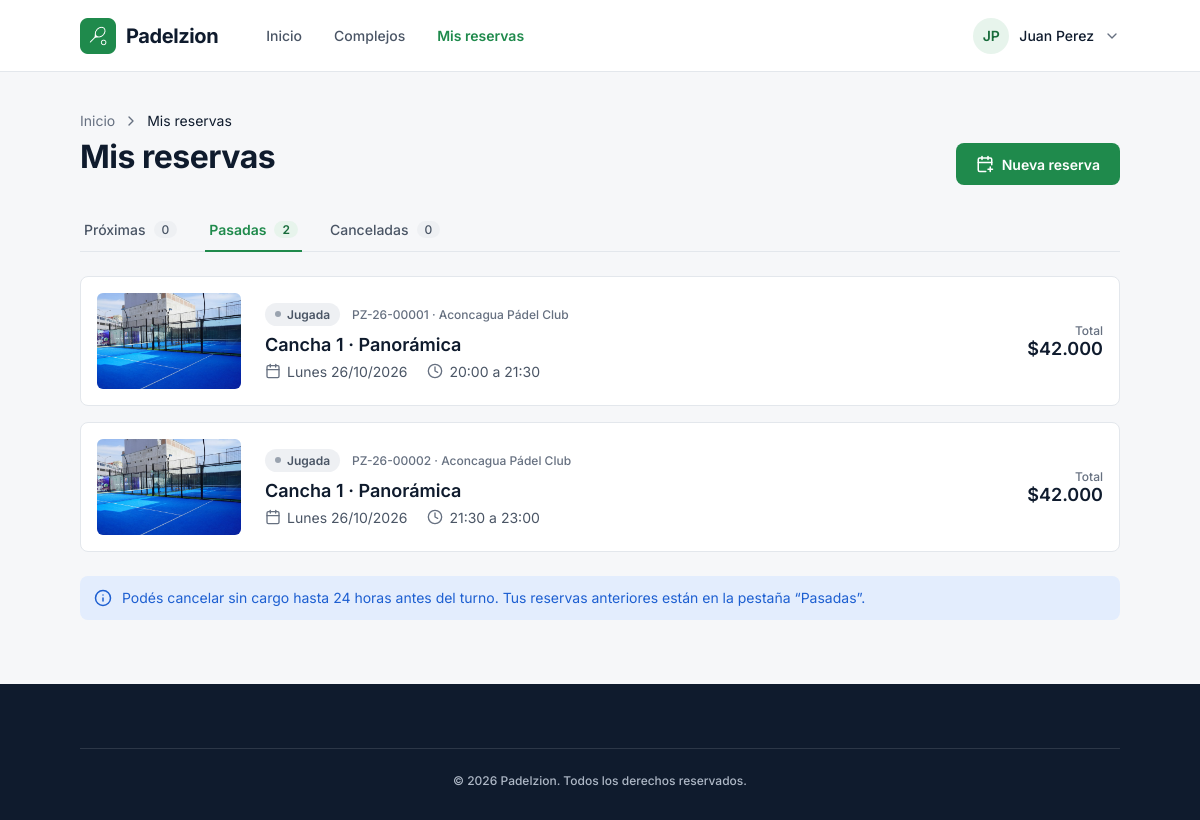
Page /mis-reservas.php?tab=pasadas (signed in) on the committed database.
### tables this page shows
CREATE TABLE IF NOT EXISTS reservas (
  id INT AUTO_INCREMENT PRIMARY KEY,
  usuario_id INT NOT NULL,
  cancha_id INT NOT NULL,
  fecha DATE NOT NULL,
  hora VARCHAR(5) NOT NULL,
  total INT NOT NULL,
  estado VARCHAR(20) NOT NULL DEFAULT 'confirmada',
  creada DATETIME NOT NULL DEFAULT CURRENT_TIMESTAMP,
  FOREIGN KEY (usuario_id) REFERENCES usuarios(id),
  FOREIGN KEY (cancha_id) REFERENCES canchas(id)
);

CREATE TABLE IF NOT EXISTS imagenes (
  id INT AUTO_INCREMENT PRIMARY KEY,
  complejo_id INT NOT NULL,
  archivo VARCHAR(100) NOT NULL,
  portada TINYINT(1) NOT NULL DEFAULT 0,
  FOREIGN KEY (complejo_id) REFERENCES complejos(id)
);

CREATE TABLE IF NOT EXISTS complejos (
  id INT AUTO_INCREMENT PRIMARY KEY,
  nombre VARCHAR(100) NOT NULL,
  zona VARCHAR(50) NOT NULL,
  direccion VARCHAR(150) NOT NULL,
  descripcion TEXT NOT NULL,
  cantidad_canchas INT NOT NULL,
  puntaje DECIMAL(2,1) NOT NULL,
  opiniones INT NOT NULL,
  precio_desde INT NOT NULL
);

CREATE TABLE IF NOT EXISTS canchas (
  id INT AUTO_INCREMENT PRIMARY KEY,
  complejo_id INT NOT NULL,
  nombre VARCHAR(50) NOT NULL,
  tipo VARCHAR(20) NOT NULL,
  cobertura VARCHAR(20) NOT NULL,
  precio_dia INT NOT NULL,
  precio_noche INT NOT NULL,
  imagen VARCHAR(100) NOT NULL,
  FOREIGN KEY (complejo_id) REFERENCES complejos(id)
);

### includes/fechas.php (called while the page is built, shortened)
<?php
$dias = ["Domingo", "Lunes", "Martes", "Miércoles", "Jueves", "Viernes", "Sábado"];
?>

### includes/card-reserva.php (the view, shortened to what this page needs)
<?php
$fechaReserva = strtotime($reserva["fecha"]);
$horaFin = date("H:i", strtotime($reserva["hora"]) + 90 * 60);
$codigo = "PZ-" . date("y", strtotime($reserva["creada"])) . "-" . str_pad($reserva["id"], 5, "0", STR_PAD_LEFT);
?>
<div class="card-reserva">
  <img class="card-reserva-foto" src="img/<?php echo $reserva["foto"]; ?>" alt="<?php echo $reserva["complejo"]; ?>">
  <div class="card-reserva-info">
    <div class="card-reserva-top">
      <?php if ($tab == "proximas") { ?>
        <span class="estado estado-confirmada"><span class="punto"></span> Confirmada</span>
      <?php } else if ($tab == "pasadas") { ?>
        <span class="estado estado-jugada"><span class="punto"></span> Jugada</span>
      <?php } else { ?>
        <span class="estado estado-cancelada"><span class="punto"></span> Cancelada</span>
      <?php } ?>
      <span><?php echo $codigo; ?> · <?php echo $reserva["complejo"]; ?></span>
    </div>
    <h3><?php echo $reserva["cancha"]; ?> · <?php echo $reserva["tipo"]; ?></h3>
    <div class="card-reserva-meta">
      <span><img src="img/iconos/calendario.svg" alt=""> <?php echo $dias[date("w", $fechaReserva)]; ?> <?php echo date("d/m/Y", $fechaReserva); ?></span>
      <span><img src="img/iconos/reloj.svg" alt=""> <?php echo $reserva["hora"]; ?> a <?php echo $horaFin; ?></span>
    </div>
  </div>
  <div class="card-reserva-derecha">
    <div>
      <p class="card-reserva-label">Total</p>
      <p class="card-reserva-total">$<?php echo number_format($reserva["total"], 0, ",", "."); ?></p>
    </div>
  </div>
</div>

### mis-reservas.php (shortened to what this page needs)
<?php
include "config/conexion.php";
include "includes/fechas.php";
$sql = "SELECT reservas.*, canchas.nombre AS cancha, canchas.tipo, complejos.nombre AS complejo, imagenes.archivo AS foto FROM reservas
        JOIN canchas ON canchas.id = reservas.cancha_id
        JOIN complejos ON complejos.id = canchas.complejo_id
        JOIN imagenes ON imagenes.complejo_id = complejos.id AND imagenes.portada = 1
        WHERE reservas.usuario_id = ?
        ORDER BY reservas.fecha, reservas.hora";
$stmt = $conn->prepare($sql);
$stmt->bind_param("i", $_SESSION["usuario_id"]);
$stmt->execute();
$resultado = $stmt->get_result();
$proximas = [];
$pasadas = [];
$canceladas = [];
while ($reserva = $resultado->fetch_assoc()) {
  if ($reserva["estado"] == "cancelada") {
    $canceladas[] = $reserva;
  } else if ($reserva["fecha"] . " " . $reserva["hora"] < date("Y-m-d H:i")) {
    $pasadas[] = $reserva;
  } else {
    $proximas[] = $reserva;
  }
}
$tab = "proximas";
if (isset($_GET["tab"])) {
  $tab = $_GET["tab"];
}
if ($tab == "pasadas") {
  $lista = $pasadas;
  $vacio = "No tenés reservas pasadas";
} else if ($tab == "canceladas") {
  $lista = $canceladas;
  $vacio = "No tenés reservas canceladas";
} else {
  $tab = "proximas";
  $lista = $proximas;
  $vacio = "Todavía no tenés reservas";
}
?>
<!DOCTYPE html>
<html lang="es">
<head>
  <link rel="stylesheet" href="css/estilos.css">
</head>
<body class="fondo-gris">
  <?php include "includes/navbar.php"; ?>
  <main class="contenido mis-reservas">
    <div class="mis-reservas-encabezado">
      <div class="encabezado-pagina">
        <div class="breadcrumb">
          <a href="index.php">Inicio</a>
          <img src="img/iconos/flecha-derecha.svg" alt="">
          <span>Mis reservas</span>
        </div>
        <h1>Mis reservas</h1>
      </div>
      <a class="boton boton-nueva" href="complejos.php"><img src="img/iconos/reservar.svg" alt=""> Nueva reserva</a>
    </div>
    <div class="tabs">
      <a href="mis-reservas.php?tab=proximas" class="<?php if ($tab == "proximas") echo "activo"; ?>">Próximas <span><?php echo count($proximas); ?></span></a>
      <a href="mis-reservas.php?tab=pasadas" class="<?php if ($tab == "pasadas") echo "activo"; ?>">Pasadas <span><?php echo count($pasadas); ?></span></a>
      <a href="mis-reservas.php?tab=canceladas" class="<?php if ($tab == "canceladas") echo "activo"; ?>">Canceladas <span><?php echo count($canceladas); ?></span></a>
    </div>
    <?php if (count($lista) == 0) { ?>
      <div class="sin-reservas">
        <span class="sin-reservas-icono"><img src="img/iconos/sin-reservas.svg" alt=""></span>
        <div>
          <h2><?php echo $vacio; ?></h2>
          <p>Cuando reserves una cancha, vas a ver acá tus próximos turnos y el historial.</p>
        </div>
        <a class="boton boton-nueva" href="complejos.php"><img src="img/iconos/reservar.svg" alt=""> Reservar cancha</a>
      </div>
    <?php } else { ?>
      <div class="lista-reservas">
        <?php foreach ($lista as $reserva) { ?>
          <?php include "includes/card-reserva.php"; ?>
        <?php } ?>
      </div>
    <?php } ?>
    <div class="aviso aviso-info">
      <img src="img/iconos/info-azul.svg" alt="">
      <p>Podés cancelar sin cargo hasta 24 horas antes del turno. Tus reservas anteriores están en la pestaña “Pasadas”.</p>
    </div>
  </main>
  <?php include "includes/footer.php"; ?>
</body>
</html>

### css/estilos.css (style rules this page uses)
* { box-sizing: border-box; }
body { margin: 0; font-family: "Inter", Arial, sans-serif; color: #0F1B2D; background-color: #FFFFFF; }
h1, h2, h3, p { margin: 0; }
a { text-decoration: none; }
.boton { display: flex; justify-content: center; align-items: center; gap: 8px; width: 100%; padding: 14px 20px; border: none; border-radius: 8px; background-color: #1F8A4C; color: #FFFFFF; font-family: "Inter", Arial, sans-serif; font-size: 16px; font-weight: 600; cursor: pointer; }
.aviso { display: flex; align-items: center; gap: 10px; padding: 12px 14px; border-radius: 8px; font-size: 14px; line-height: 1.45; }
.aviso img { width: 18px; height: 18px; }
.aviso-info { background-color: #E3EDFD; color: #1D5FD1; }
.fondo-gris { background-color: #F6F7F9; }
.contenido { padding: 40px 80px 96px 80px; }
.encabezado-pagina { margin-bottom: 32px; }
.breadcrumb { display: flex; align-items: center; gap: 8px; margin-bottom: 8px; font-size: 14px; }
.breadcrumb a { color: #667080; }
.breadcrumb img { width: 16px; height: 16px; }
.encabezado-pagina h1 { margin-bottom: 8px; font-size: 32px; font-weight: 700; line-height: 1.25; letter-spacing: -0.5px; }
.boton img { width: 18px; height: 18px; }
.punto { width: 8px; height: 8px; border-radius: 50%; }
.mis-reservas { display: flex; flex-direction: column; gap: 24px; padding-bottom: 64px; }
.mis-reservas .encabezado-pagina { margin-bottom: 0; }
.mis-reservas-encabezado { display: flex; justify-content: space-between; align-items: flex-end; }
.boton-nueva { width: auto; padding: 12px 20px; font-size: 14px; }
.tabs { display: flex; gap: 24px; border-bottom: 1px solid #E3E7EC; }
.tabs a { display: flex; align-items: center; gap: 8px; margin-bottom: -1px; padding: 12px 4px; border-bottom: 2px solid transparent; font-size: 14px; font-weight: 500; color: #4A5565; }
.tabs a span { padding: 1px 8px; border-radius: 999px; background-color: #EEF0F3; font-size: 12px; }
.tabs a.activo { border-bottom-color: #1F8A4C; font-weight: 600; color: #1F8A4C; }
.tabs a.activo span { background-color: #E7F4EC; color: #176B3A; }
.lista-reservas { display: flex; flex-direction: column; gap: 16px; }
.card-reserva { display: flex; align-items: center; gap: 24px; padding: 16px; border: 1px solid #E3E7EC; border-radius: 8px; background-color: #FFFFFF; }
.card-reserva-foto { width: 144px; height: 96px; border-radius: 6px; object-fit: cover; }
.card-reserva-info { flex: 1; display: flex; flex-direction: column; gap: 8px; }
.card-reserva-top { display: flex; align-items: center; gap: 12px; font-size: 12px; font-weight: 500; color: #667080; }
.card-reserva-info h3 { font-size: 18px; font-weight: 600; }
.card-reserva-meta { display: flex; align-items: center; gap: 20px; font-size: 14px; color: #4A5565; }
.card-reserva-meta span { display: flex; align-items: center; gap: 6px; }
.card-reserva-meta img { width: 16px; height: 16px; }
.card-reserva-derecha { display: flex; flex-direction: column; align-items: flex-end; gap: 12px; text-align: right; }
.card-reserva-label { font-size: 12px; font-weight: 500; color: #667080; }
.card-reserva-total { font-size: 18px; font-weight: 600; }
.estado { display: flex; align-items: center; gap: 6px; padding: 4px 10px; border-radius: 999px; font-size: 12px; font-weight: 600; }
.estado .punto { width: 6px; height: 6px; }
.estado-jugada { background-color: #EEF0F3; color: #4A5565; }
.estado-jugada .punto { background-color: #9AA3AF; }

### rows in the picture
reservas: imagenes.archivo (picture), codigo "PZ-26-00001", complejos.nombre "Aconcagua Pádel Club", cancha.nombre "Cancha 1", cancha.tipo "Panorámica", fecha "Lunes", fecha "26/10/2026", hora "20:00", hora "21:30", total "42.000"
reservas: imagenes.archivo (picture), codigo "PZ-26-00002", complejos.nombre "Aconcagua Pádel Club", cancha.nombre "Cancha 1", cancha.tipo "Panorámica", fecha "Lunes", fecha "26/10/2026", hora "21:30", hora "23:00", total "42.000"

### other values in the picture
$_SESSION["usuario_iniciales"] "JP"
$_SESSION["usuario_nombre"] "Juan Perez"
count($proximas) "0"
count($pasadas) "2"
count($canceladas) "0"
